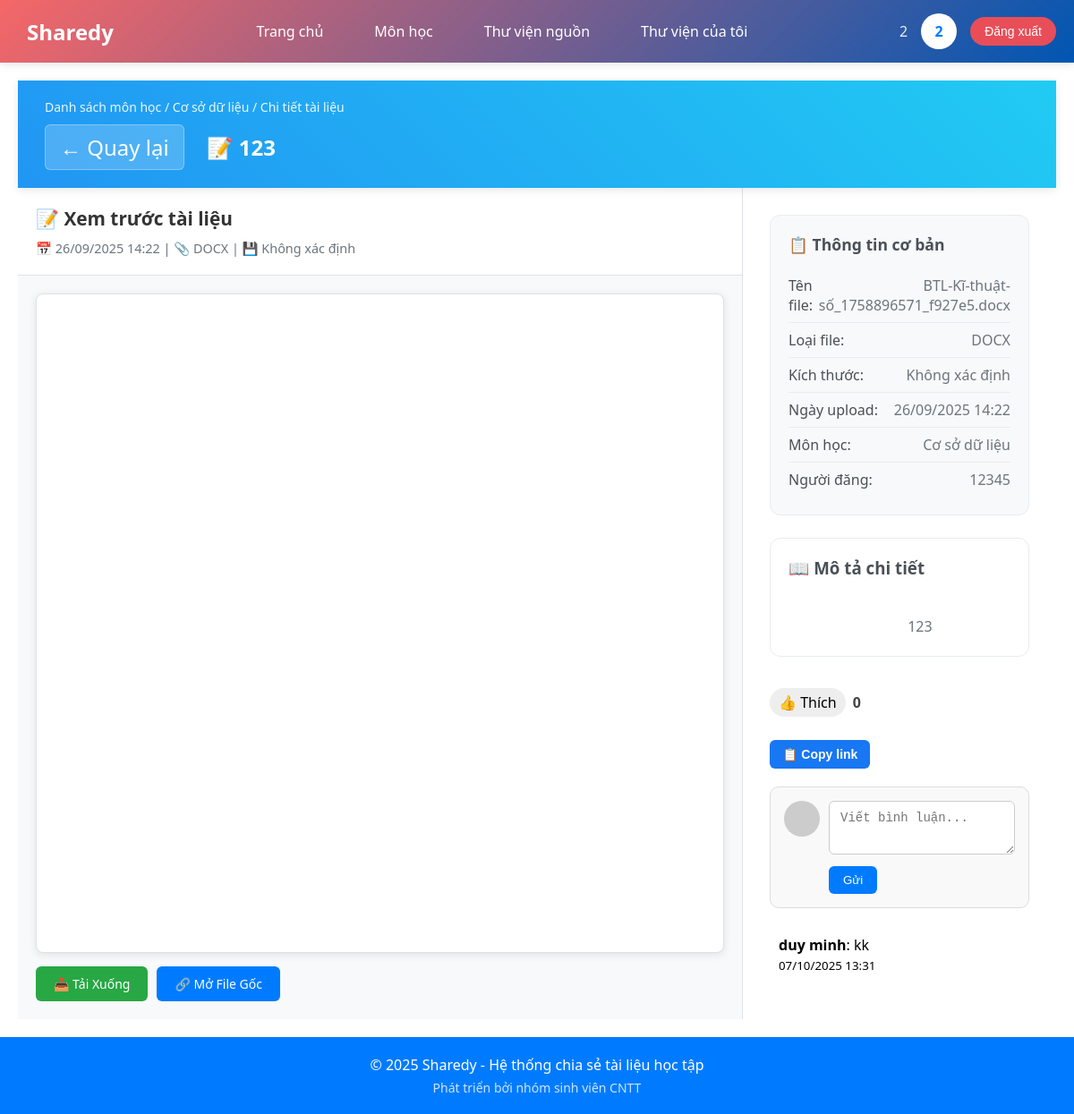
Screenshot of /index.php?page=chitiettailieu&id=24 (signed in) with the database file from the repository.
### tables this page shows
CREATE TABLE `bai_chia_se` (
  `id` int NOT NULL AUTO_INCREMENT,
  `loai` enum('tai_lieu','bai_viet') NOT NULL,
  `tieu_de` varchar(200) NOT NULL,
  `mo_ta` text,
  `file_upload` varchar(255) DEFAULT NULL,
  `link_host` varchar(255) DEFAULT NULL,
  `link_source` varchar(255) DEFAULT NULL,
  `cong_nghe` varchar(255) DEFAULT NULL,
  `id_mon_hoc` int DEFAULT NULL,
  `id_danh_muc` int DEFAULT NULL,
  `id_nguoi_dung` int NOT NULL,
  `ngay_tao` timestamp NOT NULL DEFAULT CURRENT_TIMESTAMP,
  `ngay_cap_nhat` timestamp NULL DEFAULT NULL,
  `tom_tat` text,
  `tong_reaction` int DEFAULT '0',
  PRIMARY KEY (`id`),
  KEY `id_mon_hoc` (`id_mon_hoc`) /*!80000 INVISIBLE */,
  KEY `id_danh_muc` (`id_danh_muc`),
  KEY `bai_chia_se_ibfk_3` (`id_nguoi_dung`),
  CONSTRAINT `bai_chia_se_ibfk_1` FOREIGN KEY (`id_mon_hoc`) REFERENCES `mon_hoc` (`id`),
  CONSTRAINT `bai_chia_se_ibfk_2` FOREIGN KEY (`id_danh_muc`) REFERENCES `danh_muc` (`id`),
  CONSTRAINT `bai_chia_se_ibfk_3` FOREIGN KEY (`id_nguoi_dung`) REFERENCES `nguoi_dung` (`id`)
);

CREATE TABLE `mon_hoc` (
  `id` int NOT NULL AUTO_INCREMENT,
  `ten_mon` varchar(100) NOT NULL,
  `mo_ta` text,
  PRIMARY KEY (`id`)
);

CREATE TABLE `nguoi_dung` (
  `id` int NOT NULL AUTO_INCREMENT,
  `ten_dang_nhap` varchar(50) NOT NULL,
  `email` varchar(100) NOT NULL,
  `mat_khau` varchar(255) NOT NULL,
  `remember_token` varchar(64) DEFAULT NULL,
  `ho_ten` varchar(100) DEFAULT NULL,
  `vai_tro` enum('quan_tri_vien','nguoi_dung','khach') DEFAULT 'khach',
  `ngay_tao` timestamp NULL DEFAULT CURRENT_TIMESTAMP,
  `ngay_cap_nhat` timestamp NULL DEFAULT CURRENT_TIMESTAMP ON UPDATE CURRENT_TIMESTAMP,
  `trang_thai` enum('hoạt_dong','khoa') DEFAULT NULL,
  `ma_xac_minh` varchar(6) DEFAULT NULL,
  `da_xac_minh` tinyint(1) DEFAULT '0',
  PRIMARY KEY (`id`),
  UNIQUE KEY `ten_dang_nhap` (`ten_dang_nhap`),
  UNIQUE KEY `email` (`email`)
);

CREATE TABLE `binh_luan` (
  `id` int NOT NULL AUTO_INCREMENT,
  `id_bai_chia_se` int DEFAULT NULL,
  `id_nguoi_dung` int DEFAULT NULL,
  `noi_dung` text,
  `ngay_tao` timestamp NULL DEFAULT CURRENT_TIMESTAMP,
  PRIMARY KEY (`id`),
  KEY `id_bai_chia_se` (`id_bai_chia_se`),
  KEY `id_nguoi_dung` (`id_nguoi_dung`),
  CONSTRAINT `binh_luan_ibfk_1` FOREIGN KEY (`id_bai_chia_se`) REFERENCES `bai_chia_se` (`id`),
  CONSTRAINT `binh_luan_ibfk_2` FOREIGN KEY (`id_nguoi_dung`) REFERENCES `nguoi_dung` (`id`)
);

### config/ketNoiDB.php (called while the page is built, shortened)
<?php
function lam_sach_chuoi($chuoi)
{
    return htmlspecialchars(trim($chuoi), ENT_QUOTES, 'UTF-8');
}
function dinh_dang_ngay($ngay)
{
    return date('d/m/Y H:i', strtotime($ngay));
}
function lay_tong_reaction($pdo, $id_bai)
{
    $sql = "SELECT COUNT(*) as tong FROM reaction WHERE id_bai_chia_se = ?";
    $stmt = $pdo->prepare($sql);
    $stmt->execute([$id_bai]);
    $row = $stmt->fetch();
    return $row ? $row['tong'] : 0;
}

### src/Views/chiTietTaiLieu.php (the view, shortened to what this page needs)
<?php
include __DIR__ . '/../../config/ketNoiDB.php';
$id_tai_lieu = isset($_GET['id']) ? (int)$_GET['id'] : 0;
try {
    $sql = "SELECT bcs.*, mh.ten_mon, nd.ho_ten as ten_nguoi_dang, nd.email as email_nguoi_dang
            FROM bai_chia_se bcs
            LEFT JOIN mon_hoc mh ON bcs.id_mon_hoc = mh.id
            LEFT JOIN nguoi_dung nd ON bcs.id_nguoi_dung = nd.id
            WHERE bcs.id = :id_tai_lieu AND bcs.loai = 'tai_lieu'";
    $stmt = $pdo->prepare($sql);
    $stmt->execute([':id_tai_lieu' => $id_tai_lieu]);
    $tai_lieu = $stmt->fetch();
} catch (PDOException $e) {
    die("Lỗi truy vấn: " . $e->getMessage());
}
function tao_url_preview($duong_dan_file)
{
    $base_url = 'http://' . $_SERVER['HTTP_HOST'] . dirname($_SERVER['PHP_SELF']) . '/';
    $file_url = $base_url . $duong_dan_file;
    return 'https://docs.google.com/viewer?url=' . urlencode($file_url) . '&embedded=true';
}
function lay_icon_file($duong_dan_file)
{
    $duoi_file = strtolower(pathinfo($duong_dan_file, PATHINFO_EXTENSION));
    switch ($duoi_file) {
        case 'doc':
        case 'docx':
            return '📝';
    }
}
function tinh_kich_thuoc_file($duong_dan_file)
{
    return 'Không xác định';
}
?>
<!DOCTYPE html>
<html lang="vi">
<head>
</head>
<body>
    <div class="container">
        <div class="header">
            <div class="breadcrumb">
                <a href="index.php?page=monhoc">Danh sách môn học</a> /
                <a href="index.php?page=tailieumon&id_mon_hoc=<?php echo $tai_lieu['id_mon_hoc']; ?>">
                    <?php echo lam_sach_chuoi($tai_lieu['ten_mon']); ?>
                </a> /
                Chi tiết tài liệu
            </div>
            <div class="header-title">
                <a href="index.php?page=tailieumon&id_mon_hoc=<?php echo $tai_lieu['id_mon_hoc']; ?>"
                    class="back-btn">
                    ← Quay lại
                </a>
                <?php echo lay_icon_file($tai_lieu['file_upload']); ?>
                <?php echo lam_sach_chuoi($tai_lieu['tieu_de']); ?>
            </div>
        </div>
        <div class="main-content">
            <div class="preview-section">
                <div class="preview-header">
                    <div class="preview-title">
                        <?php echo lay_icon_file($tai_lieu['file_upload']); ?>
                        Xem trước tài liệu
                    </div>
                    <div class="preview-meta">
                        📅 <?php echo dinh_dang_ngay($tai_lieu['ngay_tao']); ?> |
                        📎 <?php echo strtoupper(pathinfo($tai_lieu['file_upload'], PATHINFO_EXTENSION)); ?> |
                        💾 <?php echo tinh_kich_thuoc_file($tai_lieu['file_upload']); ?>
                    </div>
                </div>
                <div class="preview-container">
                    <iframe id="preview-iframe"
                        class="preview-iframe"
                        src="<?php echo tao_url_preview($tai_lieu['file_upload']); ?>"
                        style="display: none;"
                        onload="hien_thi_preview()">
                    </iframe>
                    <div class="preview-actions">
                        <a href="<?php echo $tai_lieu['file_upload']; ?>"
                            class="btn btn-success"
                            download
                            target="_blank">
                            📥 Tải Xuống
                        </a>
                        <a href="<?php echo $tai_lieu['file_upload']; ?>"
                            class="btn btn-primary"
                            target="_blank">
                            🔗 Mở File Gốc
                        </a>
                    </div>
                </div>
            </div>
            <div class="details-section">
                <div class="details-content">
                    <div class="info-card">
                        <h3>📋 Thông tin cơ bản</h3>
                        <div class="info-item">
                            <span class="info-label">Tên file:</span>
                            <span class="info-value">
                                <?php echo basename($tai_lieu['file_upload']); ?>
                            </span>
                        </div>
                        <div class="info-item">
                            <span class="info-label">Loại file:</span>
                            <span class="info-value">
                                <?php echo strtoupper(pathinfo($tai_lieu['file_upload'], PATHINFO_EXTENSION)); ?>
                            </span>
                        </div>
                        <div class="info-item">
                            <span class="info-label">Kích thước:</span>
                            <span class="info-value">
                                <?php echo tinh_kich_thuoc_file($tai_lieu['file_upload']); ?>
                            </span>
                        </div>
                        <div class="info-item">
                            <span class="info-label">Ngày upload:</span>
                            <span class="info-value">
                                <?php echo dinh_dang_ngay($tai_lieu['ngay_tao']); ?>
                            </span>
                        </div>
                        <div class="info-item">
                            <span class="info-label">Môn học:</span>
                            <span class="info-value">
                                <?php echo lam_sach_chuoi($tai_lieu['ten_mon']); ?>
                            </span>
                        </div>
                        <?php if (!empty($tai_lieu['ten_nguoi_dang'])): ?>
                            <div class="info-item">
                                <span class="info-label">Người đăng:</span>
                                <span class="info-value">
                                    <?php echo lam_sach_chuoi($tai_lieu['ten_nguoi_dang']); ?>
                                </span>
                            </div>
                        <?php endif; ?>
                    </div>
                    <?php if (!empty($tai_lieu['mo_ta'])): ?>
                        <div class="description-section">
                            <h3>📖 Mô tả chi tiết</h3>
                            <div class="description-text">
                                <?php echo lam_sach_chuoi($tai_lieu['mo_ta']); ?>
                            </div>
                        </div>
                        <div class="reaction-box" data-id="<?php echo $tai_lieu['id']; ?>">
                            <div class="like-button">
                                👍 <span class="like-text">Thích</span>
                            </div>
                            <span class="reaction-count">
                                <?php echo lay_tong_reaction($pdo, $tai_lieu['id']); ?>
                            </span>
                        </div>
                        <div class="reaction-detail">
                        </div>
                        <button class="share-btn" onclick="copyLink()">📋 Copy link</button>
                        <?php
                        $id_bai_chia_se = (int)($_GET['id'] ?? 0);
                        $sql = "SELECT bl.id, bl.noi_dung, bl.ngay_tao, bl.id_nguoi_dung, nd.ho_ten
        FROM binh_luan bl
        JOIN nguoi_dung nd ON bl.id_nguoi_dung = nd.id
        WHERE bl.id_bai_chia_se = :id_bai_chia_se
        ORDER BY bl.ngay_tao DESC";
                        $stmt = $pdo->prepare($sql);
                        $stmt->execute([':id_bai_chia_se' => $id_bai_chia_se]);
                        $comments = $stmt->fetchAll();
                        ?>
                        <div class="comment-box">
                            <img src="https://i.pravatar.cc/40" alt="Avatar" class="comment-avatar">
                            <div class="comment-content">
                                <form method="POST" action="comment.php">
                                    <textarea name="noi_dung" class="comment-input" placeholder="Viết bình luận..." required></textarea>
                                    <button type="submit" class="comment-send">Gửi</button>
                                </form>
                            </div>
                        </div>
                        <div class="comment-list">
                            <?php foreach ($comments as $c): ?>
                                <div class="comment-item">
                                    <b><?php echo htmlspecialchars($c['ho_ten']); ?></b>:
                                    <?php echo nl2br(htmlspecialchars($c['noi_dung'])); ?>
                                    <br>
                                    <small><?php echo dinh_dang_ngay($c['ngay_tao']); ?></small>
                                </div>
                            <?php endforeach; ?>
                        </div>
                </div>
            </div>
        <?php endif; ?>
        </div>
    </div>
</body>
</html>

### src/Views/layout.php (style rules this page uses)
* { margin: 0; padding: 0; box-sizing: border-box; }
body { font-family: 'Segoe UI', Tahoma, Geneva, Verdana, sans-serif; background-color: #f4f4f4ff; }
.container { justify-content: center; align-items: center; min-height: calc(100vh - 60px); background-image: url(https://static.tramdoc.vn/image/img.news/0/0/0/8341.jpg?v=1&w=300&h=200&nocache=1); padding: 20px; background-size: cover; background-position: center; background-repeat: no-repeat; }

### rows the page displays
bai_chia_se: id_mon_hoc.ten_mon "Cơ sở dữ liệu", file_upload "📝", tieu_de "123", ngay_tao "26/09/2025 14:22", file_upload "DOCX", file_upload "Không xác định", file_upload "BTL-Kĩ-thuật-số_1758896571_f927e5.docx", id_nguoi_dung.ho_ten "12345", mo_ta "123"
binh_luan: id_nguoi_dung.ho_ten "duy minh", noi_dung "kk", ngay_tao "07/10/2025 13:31"

### other values shown
$fullname "2"
$avatar "2"
lay_tong_reaction($pdo, $tai_lieu['id']) "0"
